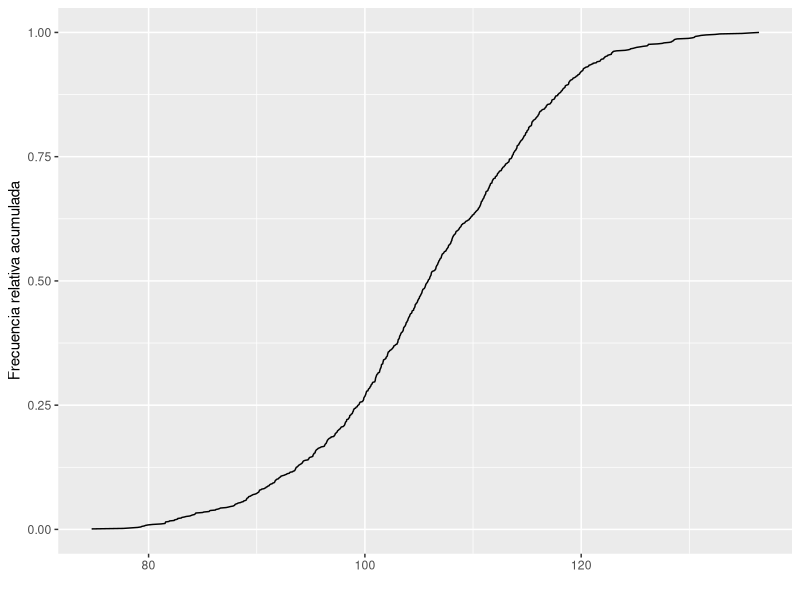

This chart was generated by the following R code: (Note: this script raises an error after producing the figure.)
## ---- chunk 1
library(ggplot2)

## Generamos datos aleatorios
media <- runif(1, 10, 500)
x <- rnorm(1000, media, media * 10/100)
Fn <- ecdf(x) ## Devuelve una función que toma un valor y devuelve la densidad empírica acumulada

df <- data.frame(values = x, density = Fn(x))

## Gráfico
g <- ggplot(df, aes(values, density)) +
    geom_line() +
    labs(x = "", y = "Frecuencia relativa acumulada")

respuestas <- sample(1:5, 3)

valor <- quantile(x)[respuestas[1]]
cuantil <- Fn(quantile(x)[respuestas[1]])
valorf1 <- quantile(x)[respuestas[2]]
valorf2 <- quantile(x)[respuestas[3]]


## Genero el texto de la pregunta
texto <- switch (respuestas[1],
    "1" = "el valor mínimo de la variable.",
    "2" = "el valor de la variable que deja por debajo el 25% de los casos.",
    "3" = "el valor de la variable que deja por debajo el 50% de los casos.",
    "4" = "el valor de la variable que deja por debajo el 75% de los casos.",
    "5" = "el valor máximo de la variable."
    )

## Respuestas
questions <- character(4)
solutions <- logical(4)

questions[1] <- format(valor, digits = 4)
questions[2] <- format(cuantil, digits = 4)
questions[3] <- format(valorf1, digits = 4)
questions[4] <- format(valorf2, digits = 4)

solutions <- c(TRUE, FALSE, FALSE, FALSE)
## ---- chunk 2

g

## ---- chunk 3
answerlist(questions, markup = "markdown")
## ---- chunk 4
answerlist(solutions, markup = "markdown")
